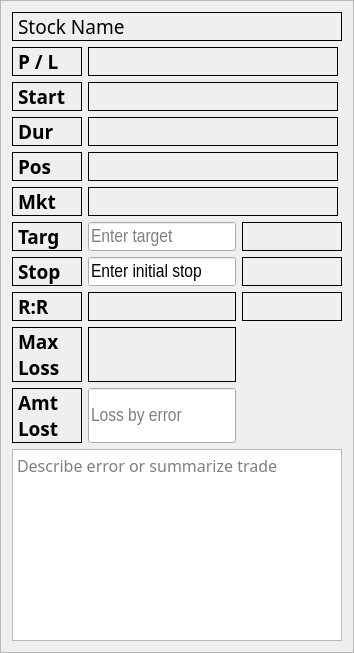
         <widget class="QFrame" name="stock_frame">
          <property name="frameShape">
           <enum>QFrame::StyledPanel</enum>
          </property>
          <property name="frameShadow">
           <enum>QFrame::Raised</enum>
          </property>
          <layout class="QGridLayout" name="gridLayout_4">
           <item row="0" column="0">
            <layout class="QGridLayout" name="gridLayout_2" columnstretch="0,0,0">
             <item row="0" column="0" colspan="3">
              <widget class="QLabel" name="title">
               <property name="sizePolicy">
                <sizepolicy hsizetype="Fixed" vsizetype="Preferred">
                 <horstretch>0</horstretch>
                 <verstretch>0</verstretch>
                </sizepolicy>
               </property>
               <property name="minimumSize">
                <size>
                 <width>330</width>
                 <height>0</height>
                </size>
               </property>
               <property name="maximumSize">
                <size>
                 <width>330</width>
                 <height>31</height>
                </size>
               </property>
               <property name="font">
                <font>
                 <family>Arial Rounded MT Bold</family>
                 <pointsize>14</pointsize>
                </font>
               </property>
               <property name="styleSheet">
                <string notr="true">border: 1px solid black</string>
               </property>
               <property name="text">
                <string>Stock Name</string>
               </property>
              </widget>
             </item>
             <item row="1" column="0">
              <widget class="QLabel" name="plHead">
               <property name="sizePolicy">
                <sizepolicy hsizetype="Fixed" vsizetype="Preferred">
                 <horstretch>0</horstretch>
                 <verstretch>0</verstretch>
                </sizepolicy>
               </property>
               <property name="maximumSize">
                <size>
                 <width>70</width>
                 <height>31</height>
                </size>
               </property>
               <property name="font">
                <font>
                 <family>Arial Rounded MT Bold</family>
                 <pointsize>14</pointsize>
                 <weight>75</weight>
                 <bold>true</bold>
                </font>
               </property>
               <property name="styleSheet">
                <string notr="true">border: 1px solid black</string>
               </property>
               <property name="text">
                <string>P / L</string>
               </property>
              </widget>
             </item>
             <item row="1" column="1" colspan="2">
              <widget class="QLabel" name="pl">
               <property name="sizePolicy">
                <sizepolicy hsizetype="Fixed" vsizetype="Preferred">
                 <horstretch>0</horstretch>
                 <verstretch>0</verstretch>
                </sizepolicy>
               </property>
               <property name="minimumSize">
                <size>
                 <width>250</width>
                 <height>0</height>
                </size>
               </property>
               <property name="maximumSize">
                <size>
                 <width>250</width>
                 <height>31</height>
                </size>
               </property>
               <property name="font">
                <font>
                 <family>Arial Narrow</family>
                 <pointsize>14</pointsize>
                </font>
               </property>
               <property name="styleSheet">
                <string notr="true">border: 1px solid black</string>
               </property>
               <property name="text">
                <string/>
               </property>
              </widget>
             </item>
             <item row="2" column="0">
              <widget class="QLabel" name="startHead">
               <property name="sizePolicy">
                <sizepolicy hsizetype="Fixed" vsizetype="Preferred">
                 <horstretch>0</horstretch>
                 <verstretch>0</verstretch>
                </sizepolicy>
               </property>
               <property name="maximumSize">
                <size>
                 <width>70</width>
                 <height>31</height>
                </size>
               </property>
               <property name="font">
                <font>
                 <family>Arial Rounded MT Bold</family>
                 <pointsize>14</pointsize>
                 <weight>75</weight>
                 <bold>true</bold>
                </font>
               </property>
               <property name="styleSheet">
                <string notr="true">border: 1px solid black</string>
               </property>
               <property name="text">
                <string>Start</string>
               </property>
              </widget>
             </item>
             <item row="2" column="1" colspan="2">
              <widget class="QLabel" name="start">
               <property name="sizePolicy">
                <sizepolicy hsizetype="Fixed" vsizetype="Preferred">
                 <horstretch>0</horstretch>
                 <verstretch>0</verstretch>
                </sizepolicy>
               </property>
               <property name="minimumSize">
                <size>
                 <width>250</width>
                 <height>0</height>
                </size>
               </property>
               <property name="maximumSize">
                <size>
                 <width>250</width>
                 <height>31</height>
                </size>
               </property>
               <property name="font">
                <font>
                 <family>Arial Narrow</family>
                 <pointsize>14</pointsize>
                </font>
               </property>
               <property name="styleSheet">
                <string notr="true">border: 1px solid black</string>
               </property>
               <property name="text">
                <string/>
               </property>
              </widget>
             </item>
             <item row="3" column="0">
              <widget class="QLabel" name="durHead">
               <property name="sizePolicy">
                <sizepolicy hsizetype="Fixed" vsizetype="Preferred">
                 <horstretch>0</horstretch>
                 <verstretch>0</verstretch>
                </sizepolicy>
               </property>
               <property name="maximumSize">
                <size>
                 <width>70</width>
                 <height>31</height>
                </size>
               </property>
               <property name="font">
                <font>
                 <family>Arial Rounded MT Bold</family>
                 <pointsize>14</pointsize>
                 <weight>75</weight>
                 <bold>true</bold>
                </font>
               </property>
               <property name="styleSheet">
                <string notr="true">border: 1px solid black</string>
               </property>
               <property name="text">
                <string>Dur</string>
               </property>
              </widget>
             </item>
             <item row="3" column="1" colspan="2">
              <widget class="QLabel" name="dur">
               <property name="sizePolicy">
                <sizepolicy hsizetype="Fixed" vsizetype="Preferred">
                 <horstretch>0</horstretch>
                 <verstretch>0</verstretch>
                </sizepolicy>
               </property>
               <property name="minimumSize">
                <size>
                 <width>250</width>
                 <height>0</height>
                </size>
               </property>
               <property name="maximumSize">
                <size>
                 <width>250</width>
                 <height>31</height>
                </size>
               </property>
               <property name="font">
                <font>
                 <family>Arial Narrow</family>
                 <pointsize>14</pointsize>
                </font>
               </property>
               <property name="styleSheet">
                <string notr="true">border: 1px solid black</string>
               </property>
               <property name="text">
                <string/>
               </property>
              </widget>
             </item>
             <item row="4" column="0">
              <widget class="QLabel" name="posHead">
               <property name="sizePolicy">
                <sizepolicy hsizetype="Fixed" vsizetype="Preferred">
                 <horstretch>0</horstretch>
                 <verstretch>0</verstretch>
                </sizepolicy>
               </property>
               <property name="maximumSize">
                <size>
                 <width>70</width>
                 <height>31</height>
                </size>
               </property>
               <property name="font">
                <font>
                 <family>Arial Rounded MT Bold</family>
                 <pointsize>14</pointsize>
                 <weight>75</weight>
                 <bold>true</bold>
                </font>
               </property>
               <property name="styleSheet">
                <string notr="true">border: 1px solid black</string>
               </property>
               <property name="text">
                <string>Pos</string>
               </property>
              </widget>
             </item>
             <item row="4" column="1" colspan="2">
              <widget class="QLabel" name="pos">
               <property name="sizePolicy">
                <sizepolicy hsizetype="Fixed" vsizetype="Preferred">
                 <horstretch>0</horstretch>
                 <verstretch>0</verstretch>
                </sizepolicy>
               </property>
               <property name="minimumSize">
                <size>
                 <width>250</width>
                 <height>0</height>
                </size>
               </property>
               <property name="maximumSize">
                <size>
                 <width>250</width>
                 <height>31</height>
                </size>
               </property>
               <property name="font">
                <font>
                 <family>Arial Narrow</family>
                 <pointsize>14</pointsize>
                </font>
               </property>
               <property name="styleSheet">
                <string notr="true">border: 1px solid black</string>
               </property>
               <property name="text">
                <string/>
               </property>
              </widget>
             </item>
             <item row="5" column="0">
              <widget class="QLabel" name="mktHead">
               <property name="sizePolicy">
                <sizepolicy hsizetype="Fixed" vsizetype="Preferred">
                 <horstretch>0</horstretch>
                 <verstretch>0</verstretch>
                </sizepolicy>
               </property>
               <property name="maximumSize">
                <size>
                 <width>70</width>
                 <height>31</height>
                </size>
               </property>
               <property name="font">
                <font>
                 <family>Arial Rounded MT Bold</family>
                 <pointsize>14</pointsize>
                 <weight>75</weight>
                 <bold>true</bold>
                </font>
               </property>
               <property name="styleSheet">
                <string notr="true">border: 1px solid black</string>
               </property>
               <property name="text">
                <string>Mkt</string>
               </property>
              </widget>
             </item>
             <item row="5" column="1" colspan="2">
              <widget class="QLabel" name="mkt">
               <property name="sizePolicy">
                <sizepolicy hsizetype="Fixed" vsizetype="Preferred">
                 <horstretch>0</horstretch>
                 <verstretch>0</verstretch>
                </sizepolicy>
               </property>
               <property name="minimumSize">
                <size>
                 <width>250</width>
                 <height>0</height>
                </size>
               </property>
               <property name="maximumSize">
                <size>
                 <width>250</width>
                 <height>31</height>
                </size>
               </property>
               <property name="font">
                <font>
                 <family>Arial Narrow</family>
                 <pointsize>14</pointsize>
                </font>
               </property>
               <property name="styleSheet">
                <string notr="true">border: 1px solid black</string>
               </property>
               <property name="text">
                <string/>
               </property>
              </widget>
             </item>
             <item row="6" column="0">
              <widget class="QLabel" name="targHead">
               <property name="sizePolicy">
                <sizepolicy hsizetype="Fixed" vsizetype="Preferred">
                 <horstretch>0</horstretch>
                 <verstretch>0</verstretch>
                </sizepolicy>
               </property>
               <property name="maximumSize">
                <size>
                 <width>70</width>
                 <height>31</height>
                </size>
               </property>
               <property name="font">
                <font>
                 <family>Arial Rounded MT Bold</family>
                 <pointsize>14</pointsize>
                 <weight>75</weight>
                 <bold>true</bold>
                </font>
               </property>
               <property name="styleSheet">
                <string notr="true">border: 1px solid black</string>
               </property>
               <property name="text">
                <string>Targ</string>
               </property>
              </widget>
             </item>
             <item row="6" column="1">
              <widget class="QLineEdit" name="targ">
               <property name="sizePolicy">
                <sizepolicy hsizetype="Fixed" vsizetype="Preferred">
                 <horstretch>0</horstretch>
                 <verstretch>0</verstretch>
                </sizepolicy>
               </property>
               <property name="maximumSize">
                <size>
                 <width>150</width>
                 <height>31</height>
                </size>
               </property>
               <property name="font">
                <font>
                 <family>Arial Narrow</family>
                 <pointsize>14</pointsize>
                </font>
               </property>
               <property name="text">
                <string/>
               </property>
               <property name="placeholderText">
                <string>Enter target</string>
               </property>
              </widget>
             </item>
             <item row="6" column="2">
              <widget class="QLabel" name="targDiff">
               <property name="sizePolicy">
                <sizepolicy hsizetype="Fixed" vsizetype="Preferred">
                 <horstretch>0</horstretch>
                 <verstretch>0</verstretch>
                </sizepolicy>
               </property>
               <property name="maximumSize">
                <size>
                 <width>100</width>
                 <height>31</height>
                </size>
               </property>
               <property name="font">
                <font>
                 <family>Arial Narrow</family>
                 <pointsize>8</pointsize>
                 <weight>75</weight>
                 <bold>true</bold>
                </font>
               </property>
               <property name="styleSheet">
                <string notr="true">border: 1px solid black</string>
               </property>
               <property name="text">
                <string/>
               </property>
              </widget>
             </item>
             <item row="7" column="0">
              <widget class="QLabel" name="stopHead">
               <property name="sizePolicy">
                <sizepolicy hsizetype="Fixed" vsizetype="Preferred">
                 <horstretch>0</horstretch>
                 <verstretch>0</verstretch>
                </sizepolicy>
               </property>
               <property name="maximumSize">
                <size>
                 <width>70</width>
                 <height>31</height>
                </size>
               </property>
               <property name="font">
                <font>
                 <family>Arial Rounded MT Bold</family>
                 <pointsize>14</pointsize>
                 <weight>75</weight>
                 <bold>true</bold>
                </font>
               </property>
               <property name="styleSheet">
                <string notr="true">border: 1px solid black</string>
               </property>
               <property name="text">
                <string>Stop</string>
               </property>
              </widget>
             </item>
             <item row="7" column="1">
              <widget class="QLineEdit" name="stop">
               <property name="sizePolicy">
                <sizepolicy hsizetype="Fixed" vsizetype="Preferred">
                 <horstretch>0</horstretch>
                 <verstretch>0</verstretch>
                </sizepolicy>
               </property>
               <property name="maximumSize">
                <size>
                 <width>150</width>
                 <height>31</height>
                </size>
               </property>
               <property name="font">
                <font>
                 <family>Arial Narrow</family>
                 <pointsize>14</pointsize>
                </font>
               </property>
               <property name="text">
                <string>Enter initial stop</string>
               </property>
              </widget>
             </item>
             <item row="7" column="2">
              <widget class="QLabel" name="stopDiff">
               <property name="sizePolicy">
                <sizepolicy hsizetype="Fixed" vsizetype="Preferred">
                 <horstretch>0</horstretch>
                 <verstretch>0</verstretch>
                </sizepolicy>
               </property>
               <property name="maximumSize">
                <size>
                 <width>100</width>
                 <height>31</height>
                </size>
               </property>
               <property name="font">
                <font>
                 <family>Arial Narrow</family>
                 <pointsize>8</pointsize>
                 <weight>50</weight>
                 <bold>false</bold>
                </font>
               </property>
               <property name="styleSheet">
                <string notr="true">border: 1px solid black</string>
               </property>
               <property name="text">
                <string/>
               </property>
              </widget>
             </item>
             <item row="8" column="0">
              <widget class="QLabel" name="rrHead">
               <property name="sizePolicy">
                <sizepolicy hsizetype="Fixed" vsizetype="Preferred">
                 <horstretch>0</horstretch>
                 <verstretch>0</verstretch>
                </sizepolicy>
               </property>
               <property name="maximumSize">
                <size>
                 <width>70</width>
                 <height>31</height>
                </size>
               </property>
               <property name="font">
                <font>
                 <family>Arial Rounded MT Bold</family>
                 <pointsize>14</pointsize>
                 <weight>75</weight>
                 <bold>true</bold>
                </font>
               </property>
               <property name="styleSheet">
                <string notr="true">border: 1px solid black</string>
               </property>
               <property name="text">
                <string>R:R</string>
               </property>
              </widget>
             </item>
             <item row="8" column="1">
              <widget class="QLabel" name="rr">
               <property name="sizePolicy">
                <sizepolicy hsizetype="Fixed" vsizetype="Preferred">
                 <horstretch>0</horstretch>
                 <verstretch>0</verstretch>
                </sizepolicy>
               </property>
               <property name="maximumSize">
                <size>
                 <width>150</width>
                 <height>31</height>
                </size>
               </property>
               <property name="font">
                <font>
                 <family>Arial Rounded MT Bold</family>
                 <pointsize>14</pointsize>
                 <weight>75</weight>
                 <bold>true</bold>
                </font>
               </property>
               <property name="styleSheet">
                <string notr="true">border: 1px solid black</string>
               </property>
               <property name="text">
                <string/>
               </property>
              </widget>
             </item>
             <item row="9" column="0">
              <widget class="QLabel" name="maxHead">
               <property name="sizePolicy">
                <sizepolicy hsizetype="Fixed" vsizetype="Preferred">
                 <horstretch>0</horstretch>
                 <verstretch>0</verstretch>
                </sizepolicy>
               </property>
               <property name="maximumSize">
                <size>
                 <width>70</width>
                 <height>57</height>
                </size>
               </property>
               <property name="font">
                <font>
                 <family>Arial Rounded MT Bold</family>
                 <pointsize>14</pointsize>
                 <weight>75</weight>
                 <bold>true</bold>
                </font>
               </property>
               <property name="styleSheet">
                <string notr="true">border: 1px solid black</string>
               </property>
               <property name="text">
                <string>Max
Loss</string>
               </property>
              </widget>
             </item>
             <item row="9" column="1">
              <widget class="QLabel" name="maxLoss">
               <property name="sizePolicy">
                <sizepolicy hsizetype="Fixed" vsizetype="Preferred">
                 <horstretch>0</horstretch>
                 <verstretch>0</verstretch>
                </sizepolicy>
               </property>
               <property name="maximumSize">
                <size>
                 <width>150</width>
                 <height>57</height>
                </size>
               </property>
               <property name="font">
                <font>
                 <family>Arial Rounded MT Bold</family>
                 <pointsize>14</pointsize>
                 <weight>75</weight>
                 <bold>true</bold>
                </font>
               </property>
               <property name="styleSheet">
                <string notr="true">border: 1px solid black</string>
               </property>
               <property name="text">
                <string/>
               </property>
              </widget>
             </item>
             <item row="10" column="0">
              <widget class="QLabel" name="lostHead">
               <property name="sizePolicy">
                <sizepolicy hsizetype="Fixed" vsizetype="Preferred">
                 <horstretch>0</horstretch>
                 <verstretch>0</verstretch>
                </sizepolicy>
               </property>
               <property name="maximumSize">
                <size>
                 <width>70</width>
                 <height>57</height>
                </size>
               </property>
               <property name="font">
                <font>
                 <family>Arial Rounded MT Bold</family>
                 <pointsize>14</pointsize>
                 <weight>75</weight>
                 <bold>true</bold>
                </font>
               </property>
               <property name="styleSheet">
                <string notr="true">border: 1px solid black</string>
               </property>
               <property name="text">
                <string>Amt
Lost</string>
               </property>
              </widget>
             </item>
             <item row="10" column="1">
              <widget class="QLineEdit" name="lost">
               <property name="sizePolicy">
                <sizepolicy hsizetype="Fixed" vsizetype="Preferred">
                 <horstretch>0</horstretch>
                 <verstretch>0</verstretch>
                </sizepolicy>
               </property>
               <property name="maximumSize">
                <size>
                 <width>150</width>
                 <height>57</height>
                </size>
               </property>
               <property name="font">
                <font>
                 <family>Arial Narrow</family>
                 <pointsize>14</pointsize>
                </font>
               </property>
               <property name="text">
                <string/>
               </property>
               <property name="placeholderText">
                <string>Loss by error</string>
               </property>
              </widget>
             </item>
             <item row="11" column="0" colspan="3">
              <widget class="QTextEdit" name="sumNote">
               <property name="sizePolicy">
                <sizepolicy hsizetype="Minimum" vsizetype="Expanding">
                 <horstretch>0</horstretch>
                 <verstretch>0</verstretch>
                </sizepolicy>
               </property>
               <property name="maximumSize">
                <size>
                 <width>430</width>
                 <height>16777215</height>
                </size>
               </property>
               <property name="font">
                <font>
                 <family>Arial Rounded MT Bold</family>
                 <pointsize>12</pointsize>
                </font>
               </property>
               <property name="html">
                <string>&lt;!DOCTYPE HTML PUBLIC &quot;-//W3C//DTD HTML 4.0//EN&quot; &quot;http://www.w3.org/TR/REC-html40/strict.dtd&quot;&gt;
&lt;html&gt;&lt;head&gt;&lt;meta name=&quot;qrichtext&quot; content=&quot;1&quot; /&gt;&lt;style type=&quot;text/css&quot;&gt;
p, li { white-space: pre-wrap; }
&lt;/style&gt;&lt;/head&gt;&lt;body style=&quot; font-family:'Arial Rounded MT Bold'; font-size:12pt; font-weight:400; font-style:normal;&quot;&gt;
&lt;p style=&quot;-qt-paragraph-type:empty; margin-top:0px; margin-bottom:0px; margin-left:0px; margin-right:0px; -qt-block-indent:0; text-indent:0px; font-family:'MS Shell Dlg 2';&quot;&gt;&lt;br /&gt;&lt;/p&gt;&lt;/body&gt;&lt;/html&gt;</string>
               </property>
               <property name="placeholderText">
                <string>Describe error or summarize trade</string>
               </property>
              </widget>
             </item>
             <item row="8" column="2">
              <widget class="QLabel" name="realRR">
               <property name="maximumSize">
                <size>
                 <width>16777215</width>
                 <height>31</height>
                </size>
               </property>
               <property name="styleSheet">
                <string notr="true">border: 1px solid black</string>
               </property>
               <property name="text">
                <string/>
               </property>
              </widget>
             </item>
            </layout>
           </item>
          </layout>
         </widget>
